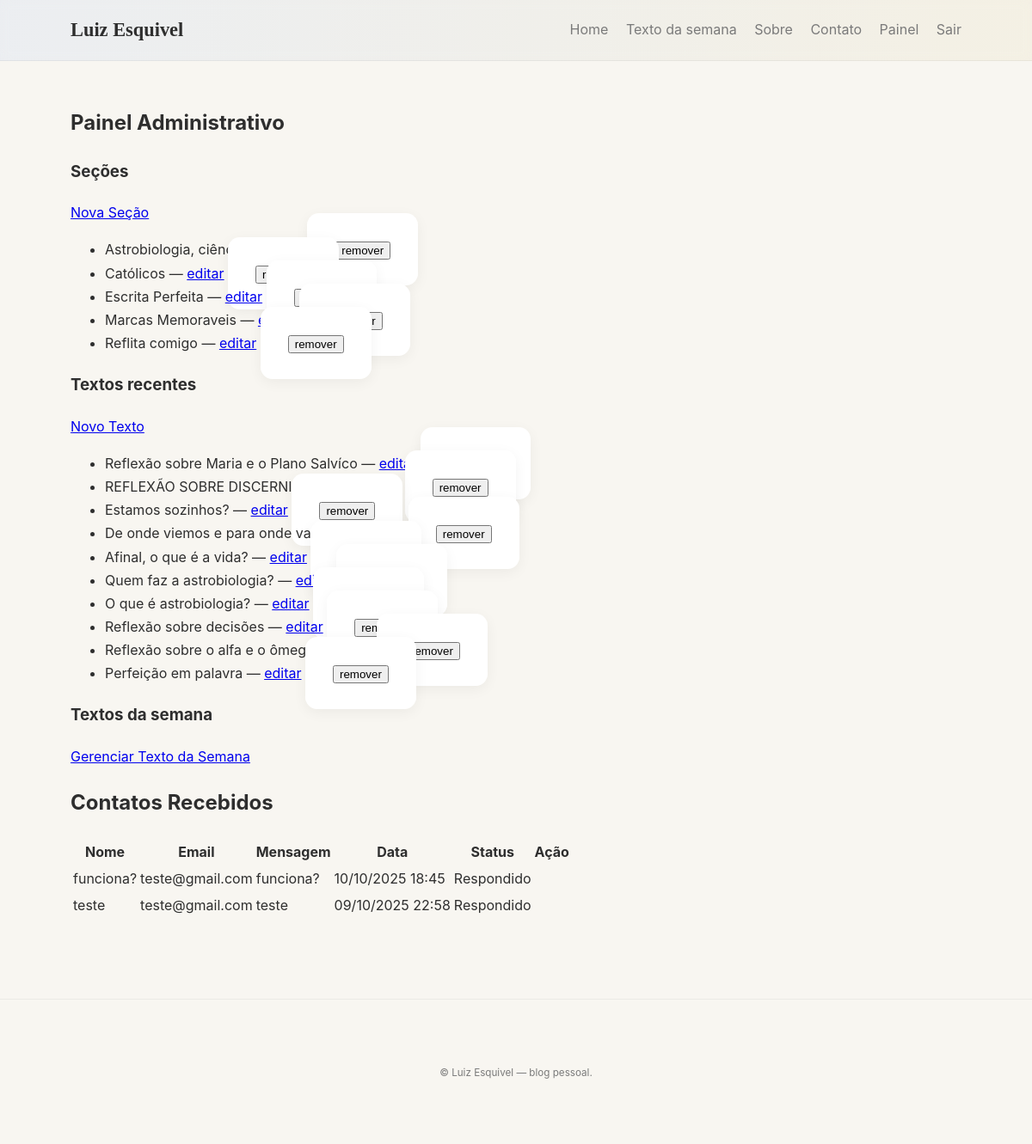
The page /admin/ (signed in) on the database its author committed.
### models.py (models this page shows, shortened)
class Section(db.Model):
    id = db.Column(db.Integer, primary_key=True)
    title = db.Column(db.String(200), unique=True, nullable=False)
    description = db.Column(db.String(500))
    created_at = db.Column(db.DateTime, default=datetime.utcnow)
    texts = db.relationship('Text', backref='section', lazy=True, cascade='all, delete-orphan')

class Text(db.Model):
    id = db.Column(db.Integer, primary_key=True)
    title = db.Column(db.String(300), nullable=False)
    subtitle = db.Column(db.String(400))
    body = db.Column(db.Text)
    published = db.Column(db.Boolean, default=False)
    section_id = db.Column(db.Integer, db.ForeignKey('section.id'), nullable=True)
    created_at = db.Column(db.DateTime, default=datetime.utcnow)

class Contact(db.Model):
    id = db.Column(db.Integer, primary_key=True)
    name = db.Column(db.String(120), nullable=False)
    email = db.Column(db.String(120), nullable=False)
    message = db.Column(db.Text, nullable=False)
    created_at = db.Column(db.DateTime, default=datetime.utcnow)
    responded = db.Column(db.Boolean, default=False)

### routes/admin_routes.py (the view)
@admin_bp.route('/')
@login_required
def admin_dashboard():
    sections = Section.query.all()
    texts = Text.query.order_by(Text.created_at.desc()).limit(10).all()
    contacts = Contact.query.order_by(Contact.created_at.desc()).all()
    return render_template('admin/dashboard.html', sections=sections, texts=texts, contacts=contacts)

### templates/admin/dashboard.html (shortened to what this page needs)
{% extends '_base.html' %}
{% block content %}
  <h2>Painel Administrativo</h2>
  <div class="admin-grid">
    <section>
      <h3>Seções</h3>
      <a class="btn" href="{{ url_for('sections.admin_section_new') }}">Nova Seção</a>
      <ul>
        {% for s in sections %}
          <li>{{ s.title }} — <a href="{{ url_for('sections.admin_section_edit', sid=s.id) }}">editar</a>
          <form method="post" action="{{ url_for('sections.admin_section_delete', sid=s.id) }}" style="display:inline">
            <button class="link-like" type="submit">remover</button>
          </form>
          </li>
        {% endfor %}
      </ul>
    </section>
    <section>
      <h3>Textos recentes</h3>
      <a class="btn" href="{{ url_for('texts.admin_text_new') }}">Novo Texto</a>
      <ul>
        {% for t in texts %}
          <li>{{ t.title }} — <a href="{{ url_for('texts.admin_text_edit', tid=t.id) }}">editar</a>
          <form method="post" action="{{ url_for('texts.admin_text_delete', tid=t.id) }}" style="display:inline">
            <button class="link-like" type="submit">remover</button>
          </form>
          </li>
        {% else %}
          <li>Sem textos ainda.</li>
        {% endfor %}
      </ul>
    </section>
  </div>
    <section>
      <h3>Textos da semana</h3>
      <a class="btn" href="{{ url_for('admin.admin_weekly_text') }}">Gerenciar Texto da Semana</a>
    </section>
    <h2>Contatos Recebidos</h2>
  {% if contacts %}
    <table class="data-table">
      <thead>
        <tr>
          <th>Nome</th>
          <th>Email</th>
          <th>Mensagem</th>
          <th>Data</th>
          <th>Status</th>
          <th>Ação</th>
        </tr>
      </thead>
      <tbody>
        {% for c in contacts %}
        <tr class="{{ 'responded' if c.responded }}">
          <td>{{ c.name }}</td>
          <td>{{ c.email }}</td>
          <td style="max-width: 400px;">{{ c.message }}</td>
          <td>{{ c.created_at.strftime('%d/%m/%Y %H:%M') }}</td>
          <td>
            {% if c.responded %}
              <span class="badge badge-success">Respondido</span>
            {% else %}
              <span class="badge badge-warning">Pendente</span>
            {% endif %}
          </td>
          <td>
          </td>
        </tr>
        {% endfor %}
      </tbody>
    </table>
  {% else %}
    <p>Nenhum contato recebido ainda.</p>
  {% endif %}
{% endblock %}

### static/css/main.css (style rules this page uses)
:root { --bg: #f8f6f1; --surface: #ffffff; --text: #2e2e2e; --muted: #7a7a7a; --accent: #0b5fff; --gold: #b08900; --radius: 14px; --max-width: 1100px; --font-serif: "EB Garamond", serif; --font-sans: "Inter", sans-serif; }
* { box-sizing: border-box; }
body { margin: 0; background: var(--bg); color: var(--text); font-family: var(--font-sans); line-height: 1.7; overflow-x: hidden; }
form { background: var(--surface); border-radius: var(--radius); padding: 32px; box-shadow: 0 4px 16px rgba(0,0,0,0.05); max-width: 700px; margin: 40px auto; }

### rows shown on the page
Section: title "Astrobiologia, ciência"
Section: title "Católicos"
Section: title "Escrita Perfeita"
Section: title "Marcas Memoraveis"
Section: title "Reflita comigo"
Text: title "Reflexão sobre Maria e o Plano Salvíco"
Text: title "REFLEXÃO SOBRE DISCERNIMENTO"
Text: title "Estamos sozinhos?"
Text: title "De onde viemos e para onde vamos?"
Text: title "Afinal, o que é a vida?"
Text: title "Quem faz a astrobiologia?"
Text: title "O que é astrobiologia?"
Text: title "Reflexão sobre decisões"
Text: title "Reflexão sobre o alfa e o ômega"
Text: title "Perfeição em palavra"
Contact: name "funciona?", email "teste@gmail.com", message "funciona?", created_at "10/10/2025 18:45", responded "Respondido"
Contact: name "teste", email "teste@gmail.com", message "teste", created_at "09/10/2025 22:58", responded "Respondido"

### other values the page prints
{{ (caller_name if caller_name else 'Luiz Esquivel') }} "Luiz Esquivel"
